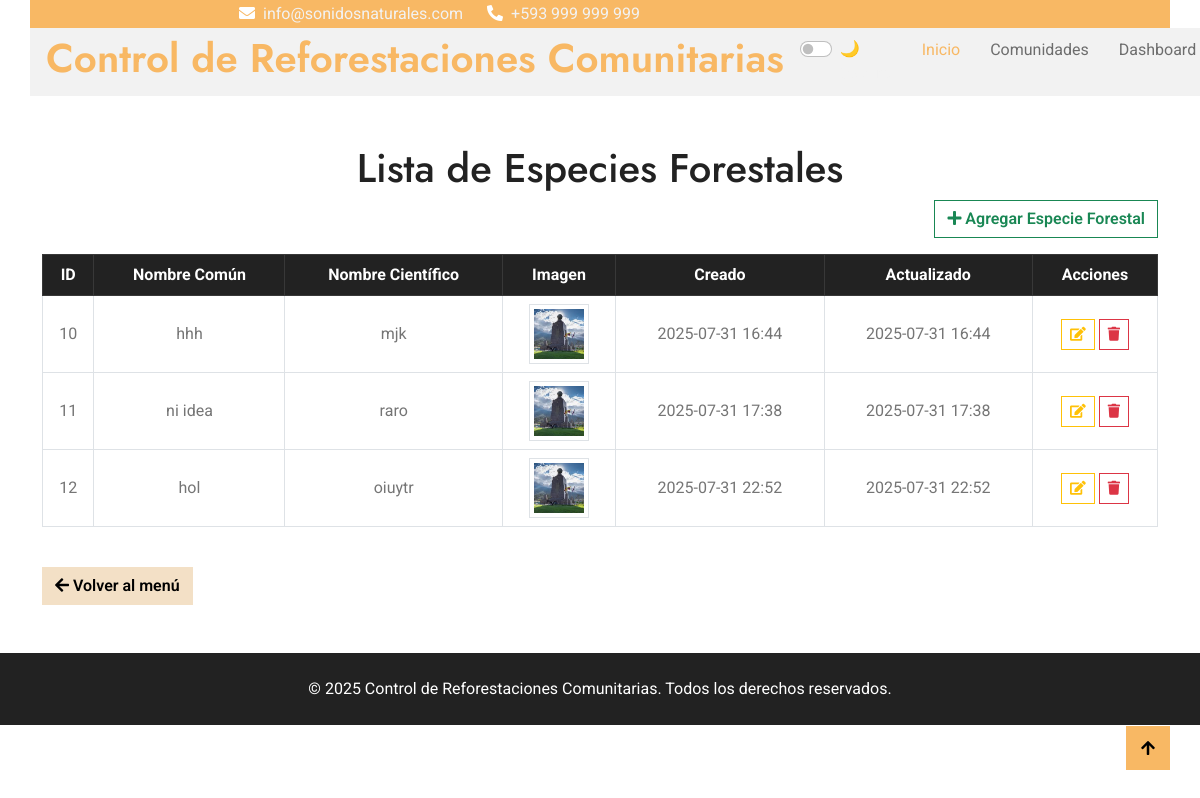
/especie/, run on the app's committed database.
### Aplicaciones/Especie/models.py (models this page shows, shortened)
class Especie(models.Model):
    nombre_comun = models.CharField(max_length=100)
    nombre_cientifico = models.CharField(max_length=150, blank=True)
    imagen = models.ImageField(upload_to='media/especies/', blank=True , null=True)
    creado = models.DateTimeField(auto_now_add=True)
    actualizado = models.DateTimeField(auto_now=True)

### Aplicaciones/Especie/views.py (the view)
# urls.py: path('', views.listaEspecie, name='lista_especie'),
def listaEspecie(request):
    especies = Especie.objects.all()
    return render(request, 'especie/lista.html', {'especies': especies})

### Aplicaciones/Especie/templates/especie/lista.html (shortened to what this page needs)
{% extends "plantilla.html" %}
{% block contenido %}
<div class="container mt-5">
    <h1 class="text-center">Lista de Especies Forestales</h1>
    <div class="text-end mb-3">
        <a href="{% url 'nuevo_especie' %}" class="btn btn-outline-success">
            <i class="fa fa-plus"></i> Agregar Especie Forestal
        </a>
    </div>
    <div class="table-responsive">
        <table class="table table-bordered table-hover align-middle text-center datatable">
            <thead class="table-dark">
                <tr>
                    <th>ID</th>
                    <th>Nombre Común</th>
                    <th>Nombre Científico</th>
                    <th>Imagen</th>
                    <th>Creado</th>
                    <th>Actualizado</th>
                    <th>Acciones</th>
                </tr>
            </thead>
            <tbody>
                {% for especie in especies %}
                <tr>
                    <td>{{ especie.id }}</td>
                    <td>{{ especie.nombre_comun }}</td>
                    <td>{{ especie.nombre_cientifico }}</td>
                    <td style="position: relative;">
                        {% if especie.imagen %}
                            <img src="{{ especie.imagen.url }}"
                                 class="img-thumbnail"
                                 style="width: 60px; height: 60px; object-fit: cover;"
                                 alt="Imagen de {{ especie.nombre_comun }}">
                        {% else %}
                            <span class="text-muted">Sin imagen</span>
                        {% endif %}
                    </td>
                    <td>{{ especie.creado|date:"Y-m-d H:i" }}</td>
                    <td>{{ especie.actualizado|date:"Y-m-d H:i" }}</td>
                    <td>
                        <a href="editar/{{ especie.id }}/" class="btn btn-outline-warning btn-sm" title="Editar">
                            <i class="fa fa-edit"></i>
                        </a>
                        <button onclick="confirmDelete('{{ especie.id }}')" class="btn btn-outline-danger btn-sm" title="Eliminar">
                            <i class="fa fa-trash"></i>
                        </button>
                    </td>
                </tr>
                {% empty %}
                <tr>
                    <td colspan="7" class="text-center text-muted">No hay especies registradas</td>
                </tr>
                {% endfor %}
            </tbody>
        </table>
    </div>
    <div class="mt-4">
        <a href="/" class="btn btn-secondary">
            <i class="fa fa-arrow-left"></i> Volver al menú
        </a>
    </div>
</div>
{% endblock %}

### static/environs/css/style.css (style rules this page uses)
.btn { font-weight: 600; transition: .5s; }

### data on the page
Especie: id "10", nombre_comun "hhh", nombre_cientifico "mjk", imagen (picture), creado "2025-07-31 16:44", actualizado "2025-07-31 16:44"
Especie: id "11", nombre_comun "ni idea", nombre_cientifico "raro", imagen (picture), creado "2025-07-31 17:38", actualizado "2025-07-31 17:38"
Especie: id "12", nombre_comun "hol", nombre_cientifico "oiuytr", imagen (picture), creado "2025-07-31 22:52", actualizado "2025-07-31 22:52"
